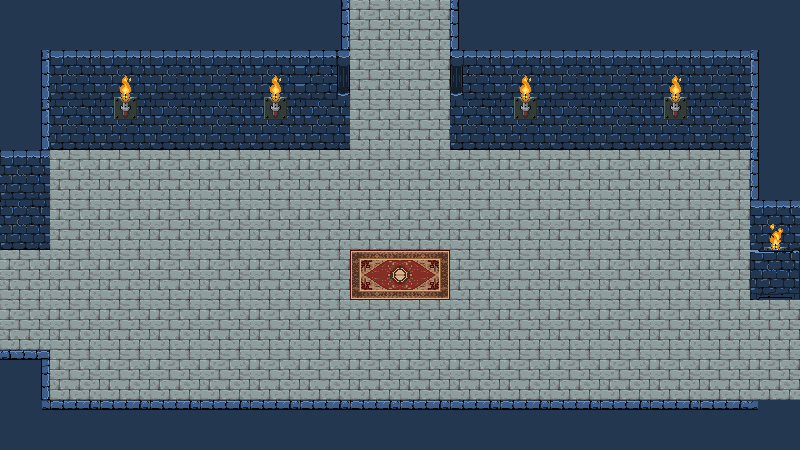

Rendered tile map (Tiled .tmx) drawn with the repository's tilesets; below, a short description and the full map source, tile grids included:
An orthogonal 16x9 tile map with 50x50 px tiles, 1 tile layer (floor), 1 hidden layer not drawn.

<map version="1.2" tiledversion="1.3.1" orientation="orthogonal" renderorder="right-down" compressionlevel="0" width="16" height="9" tilewidth="50" tileheight="50" infinite="0" nextlayerid="4" nextobjectid="1">
 <editorsettings>
  <export target="csv/dungeon-04.csv" format="csv" />
 </editorsettings>
 <tileset firstgid="1" source="tiles.tsx" />
 <layer id="1" name="floor" width="16" height="9">
  <data encoding="csv">
11,11,11,11,11,11,12,71,71,10,11,11,11,11,11,11,
12,14,66,14,14,66,15,71,71,13,66,14,14,66,14,10,
12,24,70,24,24,70,24,71,71,24,70,24,24,70,24,10,
14,71,71,71,71,71,71,71,71,71,71,71,71,71,71,10,
24,71,71,71,71,71,71,71,71,71,71,71,71,71,71,69,
71,71,71,71,71,71,71,113,114,71,71,71,71,71,71,55,
71,71,71,71,71,71,71,71,71,71,71,71,71,71,71,71,
9,71,71,71,71,71,71,71,71,71,71,71,71,71,71,71,
18,8,8,8,8,8,8,8,8,8,8,8,8,8,8,19
</data>
 </layer>
 <layer id="2" name="celing" width="16" height="9" visible="0">
  <data encoding="csv">
1,1,1,1,1,1,1,1,1,1,1,1,1,1,1,1,
1,1,1,1,1,1,1,1,1,1,1,1,1,1,1,1,
1,1,1,1,1,1,1,1,1,1,1,1,1,1,1,1,
1,1,1,1,1,1,1,1,1,1,1,1,1,1,1,1,
1,1,1,1,1,1,1,1,1,1,1,1,1,1,1,1,
1,1,1,1,1,1,1,1,1,1,1,1,1,1,1,1,
1,1,1,1,1,1,1,1,1,1,1,1,1,1,1,1,
1,1,1,1,1,1,1,1,1,1,1,1,1,1,1,1,
1,1,1,1,1,1,1,1,1,1,1,1,1,1,1,1
</data>
 </layer>
</map>
